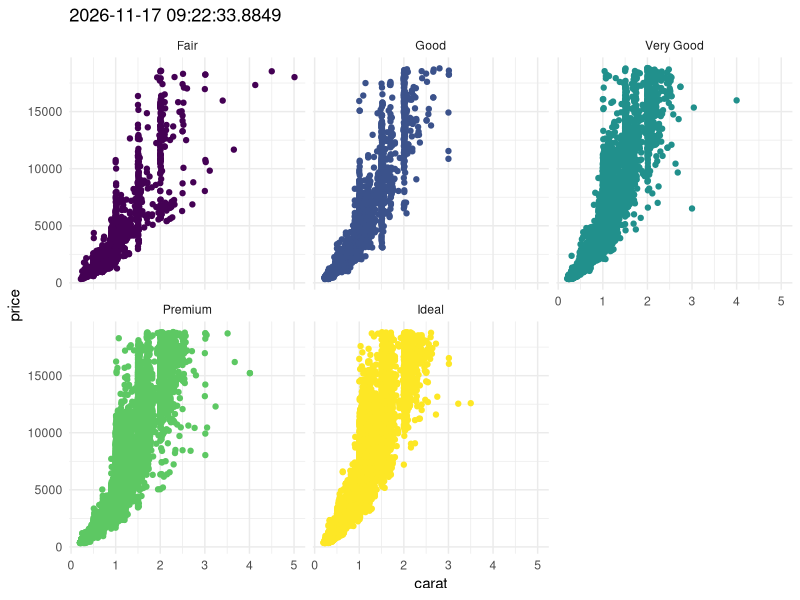

Reproduce this figure in R.
## ---- chunk 1
#| echo: true

library(ggplot2)

diamonds |>
  ggplot(aes(x=carat, y=price, color=cut)) +
  geom_point() +
  facet_wrap(~cut) +
  ggtitle(label = sprintf('%s', Sys.time())) +
  theme_minimal() +
  theme(legend.position = 'none')

